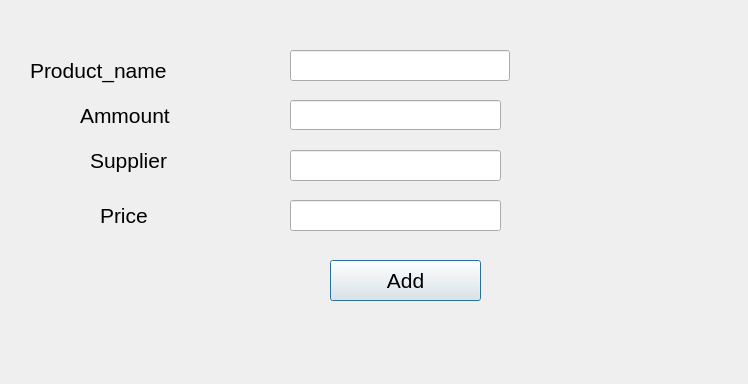
<?xml version="1.0" encoding="UTF-8"?>
<ui version="4.0">
 <class>addToReceived</class>
 <widget class="QDialog" name="addToReceived">
  <property name="geometry">
   <rect>
    <x>0</x>
    <y>0</y>
    <width>748</width>
    <height>384</height>
   </rect>
  </property>
  <property name="windowTitle">
   <string>Add To Received</string>
  </property>
  <widget class="QLabel" name="label">
   <property name="geometry">
    <rect>
     <x>30</x>
     <y>50</y>
     <width>261</width>
     <height>41</height>
    </rect>
   </property>
   <property name="font">
    <font>
     <pointsize>16</pointsize>
    </font>
   </property>
   <property name="text">
    <string>Product_name</string>
   </property>
  </widget>
  <widget class="QLabel" name="label_2">
   <property name="geometry">
    <rect>
     <x>80</x>
     <y>100</y>
     <width>141</width>
     <height>31</height>
    </rect>
   </property>
   <property name="font">
    <font>
     <pointsize>16</pointsize>
    </font>
   </property>
   <property name="text">
    <string>Ammount</string>
   </property>
  </widget>
  <widget class="QLabel" name="label_3">
   <property name="geometry">
    <rect>
     <x>90</x>
     <y>140</y>
     <width>121</width>
     <height>41</height>
    </rect>
   </property>
   <property name="font">
    <font>
     <pointsize>16</pointsize>
    </font>
   </property>
   <property name="text">
    <string>Supplier</string>
   </property>
  </widget>
  <widget class="QLabel" name="label_4">
   <property name="geometry">
    <rect>
     <x>100</x>
     <y>190</y>
     <width>101</width>
     <height>51</height>
    </rect>
   </property>
   <property name="font">
    <font>
     <pointsize>16</pointsize>
    </font>
   </property>
   <property name="text">
    <string>Price</string>
   </property>
  </widget>
  <widget class="QLineEdit" name="lineEdit">
   <property name="geometry">
    <rect>
     <x>290</x>
     <y>50</y>
     <width>220</width>
     <height>31</height>
    </rect>
   </property>
  </widget>
  <widget class="QLineEdit" name="lineEdit_2">
   <property name="geometry">
    <rect>
     <x>290</x>
     <y>100</y>
     <width>211</width>
     <height>30</height>
    </rect>
   </property>
  </widget>
  <widget class="QLineEdit" name="lineEdit_3">
   <property name="geometry">
    <rect>
     <x>290</x>
     <y>150</y>
     <width>211</width>
     <height>31</height>
    </rect>
   </property>
  </widget>
  <widget class="QLineEdit" name="lineEdit_4">
   <property name="geometry">
    <rect>
     <x>290</x>
     <y>200</y>
     <width>211</width>
     <height>31</height>
    </rect>
   </property>
  </widget>
  <widget class="QPushButton" name="add_received">
   <property name="geometry">
    <rect>
     <x>330</x>
     <y>260</y>
     <width>151</width>
     <height>41</height>
    </rect>
   </property>
   <property name="font">
    <font>
     <pointsize>16</pointsize>
    </font>
   </property>
   <property name="text">
    <string>Add</string>
   </property>
  </widget>
 </widget>
 <resources/>
 <connections/>
</ui>
